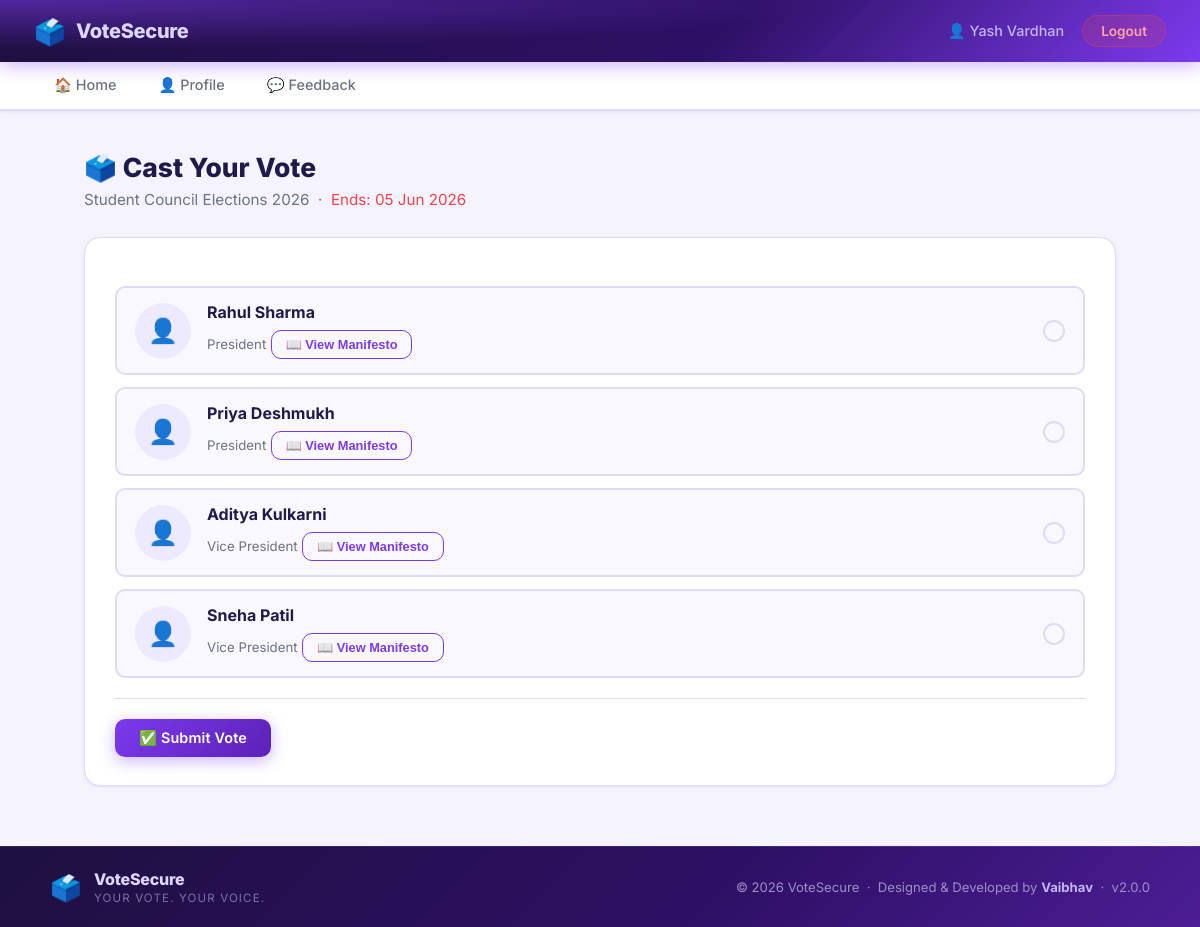
Screenshot of /voter/vote.php?election=1 (signed in) with the database file from the repository.
### tables this page shows
CREATE TABLE `users` (
  `id` int(11) NOT NULL,
  `name` varchar(100) DEFAULT NULL,
  `email` varchar(100) DEFAULT NULL,
  `password` varchar(255) DEFAULT NULL,
  `election_card` varchar(20) DEFAULT NULL,
  `mobile` varchar(15) DEFAULT NULL,
  `has_voted` tinyint(4) DEFAULT 0,
  `created_at` timestamp NOT NULL DEFAULT current_timestamp(),
  `type` varchar(50) NOT NULL DEFAULT 'College'
);

CREATE TABLE `elections` (
  `id` int(11) NOT NULL,
  `title` varchar(255) NOT NULL,
  `type` varchar(100) NOT NULL,
  `start_date` date NOT NULL,
  `end_date` date NOT NULL,
  `status` varchar(20) DEFAULT 'Inactive',
  `winner_id` int(11) DEFAULT NULL
);

CREATE TABLE `candidates` (
  `id` int(11) NOT NULL,
  `name` varchar(100) NOT NULL,
  `position` varchar(100) NOT NULL,
  `election_id` int(11) NOT NULL,
  `image` varchar(255) DEFAULT NULL,
  `manifesto` text DEFAULT NULL
);

### voter/vote.php (the view, shortened to what this page needs)
<?php
include("../config/database.php");
$election_id = (int)$_GET['election'];
$stmt = $conn->prepare("SELECT title, end_date FROM elections WHERE id = ? AND status = 'Active'");
$stmt->bind_param("i", $election_id);
$stmt->execute();
$election = $stmt->get_result()->fetch_assoc();
$stmt = $conn->prepare("SELECT id, name, position, image, manifesto FROM candidates WHERE election_id = ?");
$stmt->bind_param("i", $election_id);
$stmt->execute();
$candidates = $stmt->get_result()->fetch_all(MYSQLI_ASSOC);
include("includes/header.php");
?>
<h1 class="page-title">🗳️ Cast Your Vote</h1>
<p class="page-subtitle">
    <?php echo htmlspecialchars($election['title']); ?> &nbsp;·&nbsp;
    <span style="color:#ef4444;">Ends: <?php echo date('d M Y', strtotime($election['end_date'])); ?></span>
</p>
<div class="card">
    <?php if(empty($candidates)): ?>
        <div class="empty-state">
            <div class="empty-icon">👤</div>
            <p>No candidates are available for this election yet.</p>
        </div>
    <?php else: ?>
        <form method="POST" id="voteForm">
            <div class="candidates-list" id="candidatesList">
                <?php foreach($candidates as $row): ?>
                <label class="candidate-item" for="candidate_<?php echo $row['id']; ?>">
                    <div class="candidate-inner">
                        <?php if(!empty($row['image'])): ?>
                            <img src="../uploads/<?php echo htmlspecialchars($row['image']); ?>" alt="<?php echo htmlspecialchars($row['name']); ?>">
                        <?php else: ?>
                            <div style="width:56px;height:56px;border-radius:50%;background:var(--primary-light);display:flex;align-items:center;justify-content:center;font-size:1.5rem;flex-shrink:0;">👤</div>
                        <?php endif; ?>
                        <div class="candidate-info">
                            <strong><?php echo htmlspecialchars($row['name']); ?></strong>
                            <span><?php echo htmlspecialchars($row['position']); ?></span>
                            <?php if(!empty($row['manifesto'])): ?>
                                <button type="button" class="btn-manifesto" onclick="openManifesto(event, '<?php echo addslashes(htmlspecialchars($row['name'])); ?>', '<?php echo addslashes(htmlspecialchars($row['position'])); ?>', '<?php echo !empty($row['image']) ? '../uploads/' . addslashes(htmlspecialchars($row['image'])) : ''; ?>', <?php echo htmlspecialchars(json_encode($row['manifesto'])); ?>)">📖 View Manifesto</button>
                            <?php endif; ?>
                        </div>
                        <div class="candidate-radio"></div>
                    </div>
                </label>
                <?php endforeach; ?>
            </div>
            <hr class="divider">
            <button type="submit" name="vote" class="btn btn-primary">✅ Submit Vote</button>
        </form>
    <?php endif; ?>
</div>
<?php include("includes/footer.php"); ?>

### voter/includes/header.php (shortened to what this page needs)
<?php
$uid  = (int)$_SESSION['user'];
$stmt = $conn->prepare("SELECT name FROM users WHERE id = ?");
$stmt->bind_param("i", $uid);
$stmt->execute();
$result = $stmt->get_result();
$me     = $result->fetch_assoc();
$voter_name = htmlspecialchars($me['name'] ?? 'Voter');
?>
<!DOCTYPE html>
<html lang="en">
<head>
    <link rel="stylesheet" href="../assets/css/voter.css">
</head>
<body>
<header class="top-header">
    <div class="brand">
        <span class="brand-icon">🗳️</span>
        <span class="brand-name">VoteSecure</span>
    </div>
    <div class="header-right">
        <span class="welcome-text">👤 <?php echo $voter_name; ?></span>
        <a href="logout.php" class="logout-btn">Logout</a>
    </div>
</header>
<nav class="navbar">
    <a href="dashboard.php" class="nav-link <?php echo (basename($_SERVER['PHP_SELF'])=='dashboard.php')?'active':''; ?>">🏠 Home</a>
    <a href="profile.php"   class="nav-link <?php echo (basename($_SERVER['PHP_SELF'])=='profile.php') ?'active':''; ?>">👤 Profile</a>
    <a href="feedback.php"  class="nav-link <?php echo (basename($_SERVER['PHP_SELF'])=='feedback.php') ?'active':''; ?>">💬 Feedback</a>
</nav>
<main class="main-content">

### rows the page displays
users: name "Yash Vardhan"
elections: title "Student Council Elections 2026", end_date "05 Jun 2026"
candidates: name "Rahul Sharma", position "President"
candidates: name "Priya Deshmukh", position "President"
candidates: name "Aditya Kulkarni", position "Vice President"
candidates: name "Sneha Patil", position "Vice President"
